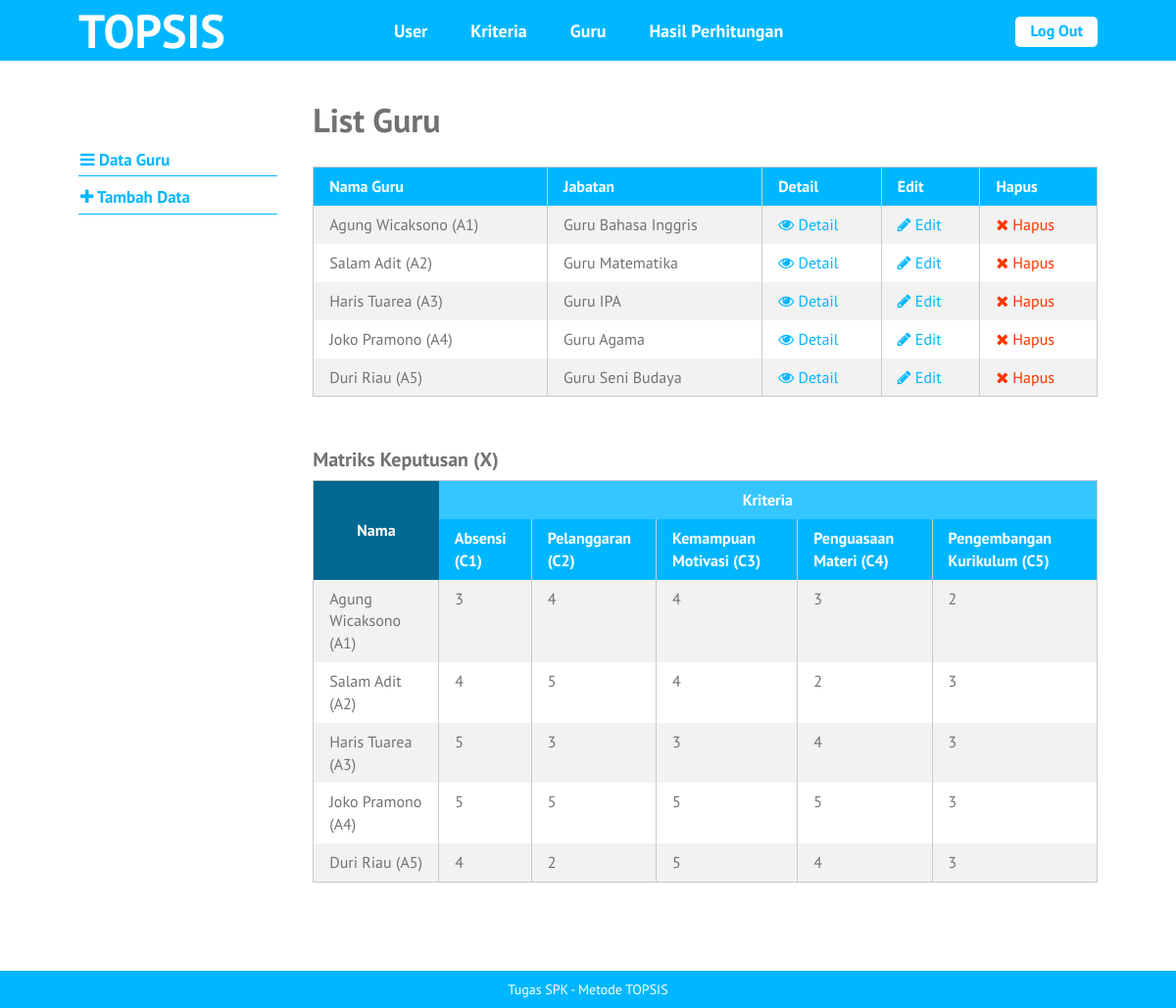
/list-guru.php (signed in), run on the app's committed database.
### tables this page shows
CREATE TABLE `guru` (
  `id_guru` int(10) NOT NULL,
  `nama` varchar(255) NOT NULL,
  `jabatan` text NOT NULL,
  `tanggal_input` date NOT NULL
);

CREATE TABLE `kriteria` (
  `id_kriteria` int(10) NOT NULL,
  `nama` varchar(30) NOT NULL,
  `type` enum('benefit','cost') NOT NULL,
  `bobot` float NOT NULL,
  `ada_pilihan` tinyint(1) DEFAULT NULL,
  `urutan_order` int(2) NOT NULL
);

CREATE TABLE `nilai_guru` (
  `id_nilai_guru` int(11) NOT NULL,
  `id_guru` int(10) NOT NULL,
  `id_kriteria` int(10) NOT NULL,
  `nilai` float NOT NULL
);

### list-guru.php (the view, shortened to what this page needs)
<?php require_once('includes/init.php'); ?>
<?php
require_once('template-parts/header.php');
?>
	<div class="main-content-row">
	<div class="container clearfix">
		<?php include_once('template-parts/sidebar-guru.php'); ?>
		<div class="main-content the-content">
			<h1>List Guru</h1>
			<?php
			$query = $pdo->prepare('SELECT * FROM guru');
			$query->execute();
			$query->setFetchMode(PDO::FETCH_ASSOC);
			if($query->rowCount() > 0):
			?>
			<table class="pure-table pure-table-striped">
				<thead>
					<tr>
						<th>Nama Guru</th>
						<th>Jabatan</th>
						<th>Detail</th>
						<th>Edit</th>
						<th>Hapus</th>
					</tr>
				</thead>
				<tbody>
					<?php while($hasil = $query->fetch()): ?>
						<tr>
							<td><?php echo $hasil['nama']; ?></td>
							<td><?php echo $hasil['jabatan']; ?></td>
							<td><a href="single-guru.php?id=<?php echo $hasil['id_guru']; ?>"><span class="fa fa-eye"></span> Detail</a></td>
							<td><a href="edit-guru.php?id=<?php echo $hasil['id_guru']; ?>"><span class="fa fa-pencil"></span> Edit</a></td>
							<td><a href="hapus-guru.php?id=<?php echo $hasil['id_guru']; ?>" class="red yaqin-hapus"><span class="fa fa-times"></span> Hapus</a></td>
						</tr>
					<?php endwhile; ?>
				</tbody>
			</table>
			<?php
			$query = $pdo->prepare('SELECT id_kriteria, nama, type, bobot FROM kriteria
				ORDER BY urutan_order ASC');
			$query->execute();
			$kriterias = $query->fetchAll(PDO::FETCH_GROUP|PDO::FETCH_UNIQUE);
			$query2 = $pdo->prepare('SELECT id_guru, nama FROM guru');
			$query2->execute();
			$query2->setFetchMode(PDO::FETCH_ASSOC);
			$gurus = $query2->fetchAll();
			?>
			<h3>Matriks Keputusan (X)</h3>
			<table class="pure-table pure-table-striped">
				<thead>
					<tr class="super-top">
						<th rowspan="2" class="super-top-left">Nama</th>
						<th colspan="<?php echo count($kriterias); ?>">Kriteria</th>
					</tr>
					<tr>
						<?php foreach($kriterias as $kriteria ): ?>
							<th><?php echo $kriteria['nama']; ?></th>
						<?php endforeach; ?>
					</tr>
				</thead>
				<tbody>
					<?php foreach($gurus as $guru): ?>
						<tr>
							<td><?php echo $guru['nama']; ?></td>
							<?php
							$query3 = $pdo->prepare('SELECT id_kriteria, nilai FROM nilai_guru
								WHERE id_guru = :id_guru');
							$query3->execute(array(
								'id_guru' => $guru['id_guru']
							));
							$query3->setFetchMode(PDO::FETCH_ASSOC);
							$nilais = $query3->fetchAll(PDO::FETCH_GROUP|PDO::FETCH_UNIQUE);
							foreach($kriterias as $id_kriteria => $values):
								echo '<td>';
								if(isset($nilais[$id_kriteria])) {
									echo $nilais[$id_kriteria]['nilai'];
									$kriterias[$id_kriteria]['nilai'][$guru['id_guru']] = $nilais[$id_kriteria]['nilai'];
								} else {
									echo 0;
									$kriterias[$id_kriteria]['nilai'][$guru['id_guru']] = 0;
								}
								if(isset($kriterias[$id_kriteria]['tn_kuadrat'])){
									$kriterias[$id_kriteria]['tn_kuadrat'] += pow($kriterias[$id_kriteria]['nilai'][$guru['id_guru']], 2);
								} else {
									$kriterias[$id_kriteria]['tn_kuadrat'] = pow($kriterias[$id_kriteria]['nilai'][$guru['id_guru']], 2);
								}
								echo '</td>';
							endforeach;
							?>
						</tr>
					<?php endforeach; ?>
				</tbody>
			</table>
			<?php else: ?>
				<p>Maaf, belum ada data untuk guru.</p>
			<?php endif; ?>
		</div>
	</div>
	</div>
<?php
require_once('template-parts/footer.php');

### stylesheets/style.css (style rules this page uses)
html, body, div, span, applet, object, iframe, h1, h2, h3, h4, h5, h6, p, blockquote, pre, a, abbr, acronym, address, big, cite, code, del, dfn, em, img, ins, kbd, q, s, samp, small, strike, strong, sub, sup, tt, var, b, u, i, center, dl, dt, dd, ol, ul, li, fieldset, form, label, legend, table, caption, tbody, tfoot, thead, tr, th, td, article, aside, canvas, details, embed, figure, figcaption, footer, header, hgroup, menu, nav, output, ruby, section, summary, time, mark, audio, video { margin: 0; padding: 0; border: 0; font-size: 100%; vertical-align: baseline; }
body { line-height: 1; }
table { border-collapse: collapse; border-spacing: 0; }
*, *:before, *:after { -moz-box-sizing: border-box; -webkit-box-sizing: border-box; box-sizing: border-box; }
.clearfix:before, .clearfix:after { content: " "; display: table; }
.clear, .clearfix:after { clear: both; }
a { color: #00b7ff; text-decoration: none; }
.container { max-width: 1100px; margin: 0 auto; position: relative; padding: 0 30px; }
body { background: #00b7ff; font-family: "PT Sans", sans-serif; color: #727272; font-size: 14px; line-height: 1.3; font-weight: 500; }
h1, h2, h3, h4, h5, h6 { font-weight: 300; }
.pure-table { border-collapse: collapse; border-spacing: 0; empty-cells: show; border: 1px solid #cbcbcb; width: 100%; }
.pure-table td, .pure-table th { border-left: 1px solid #cbcbcb; border-width: 0 0 0 1px; font-size: inherit; margin: 0; overflow: visible; padding: 0.5em 1em; }
.pure-table tr.super-top th { background: #35c6ff; color: #fff; text-align: center; vertical-align: middle; border: 0; }
.pure-table tr.super-top th.super-top-left { background: #006891; }
.pure-table th.super-top-left { background: #006891; }
.pure-table td:first-child, .pure-table th:first-child { border-left-width: 0; }
.pure-table thead { background-color: #00b7ff; color: #fff; text-align: left; vertical-align: bottom; }
.pure-table thead th { color: #fff; }
.pure-table td { background-color: transparent; }
.pure-table-striped tr:nth-child(2n-1) td { background-color: #f2f2f2; }
.the-content { font-size: 16px; line-height: 1.42857; }
.the-content a { color: #00b7ff; }
.the-content h1, .the-content h2, .the-content h3, .the-content h4, .the-content h5, .the-content h6 { font-weight: 700; }
.the-content h1 { font-size: 34px; margin: 0.8em 0 0.8em; padding: 0; line-height: 1.2; }
.the-content h3 { font-size: 20px; margin: 0.8em 0 0.3em; }
.the-content blockquote, .the-content table, .the-content p, .the-content ul, .the-content ol, .the-content dd, .the-content pre, .the-content iframe, .the-content .flxmap-container, .the-content hr { margin-bottom: 1em; }
.the-content table { margin-bottom: 50px; }
.the-content > h1:first-child, .the-content > h3:first-child, .the-content > h2:first-child { margin-top: 0; }
.fa { display: inline-block; font: normal normal normal 14px/1 FontAwesome; font-size: inherit; text-rendering: auto; -webkit-font-smoothing: antialiased; -moz-osx-font-smoothing: grayscale; }
.fa-remove:before, .fa-close:before, .fa-times:before { content: "\f00d"; }
.fa-pencil:before { content: "\f040"; }
.fa-eye:before { content: "\f06e"; }
button, a { -webkit-transition: all 0.2s ease; -moz-transition: all 0.2s ease; -o-transition: all 0.2s ease; transition: all 0.2s ease; }
span.red, a.red, .the-content span.red, .the-content a.red { color: #ff3600; }
.main-content { float: right; width: 77%; padding: 40px 0; }

### data on the page
guru: nama "Agung Wicaksono (A1)", jabatan "Guru Bahasa Inggris"
guru: nama "Salam Adit (A2)", jabatan "Guru Matematika"
guru: nama "Haris Tuarea (A3)", jabatan "Guru IPA"
guru: nama "Joko Pramono (A4)", jabatan "Guru Agama"
guru: nama "Duri Riau (A5)", jabatan "Guru Seni Budaya"
kriteria: nama "Absensi (C1)", nilai "4"
kriteria: nama "Pelanggaran (C2)", nilai "5"
kriteria: nama "Kemampuan Motivasi (C3)", nilai "3"
kriteria: nama "Penguasaan Materi (C4)", nilai "4"
kriteria: nama "Pengembangan Kurikulum (C5)"
nilai_guru: nilai "3"
nilai_guru: nilai "4"
nilai_guru: nilai "4"
nilai_guru: nilai "3"
nilai_guru: nilai "2"
nilai_guru: nilai "2"
nilai_guru: nilai "3"
nilai_guru: nilai "5"
nilai_guru: nilai "3"
nilai_guru: nilai "5"
nilai_guru: nilai "5"
nilai_guru: nilai "2"
